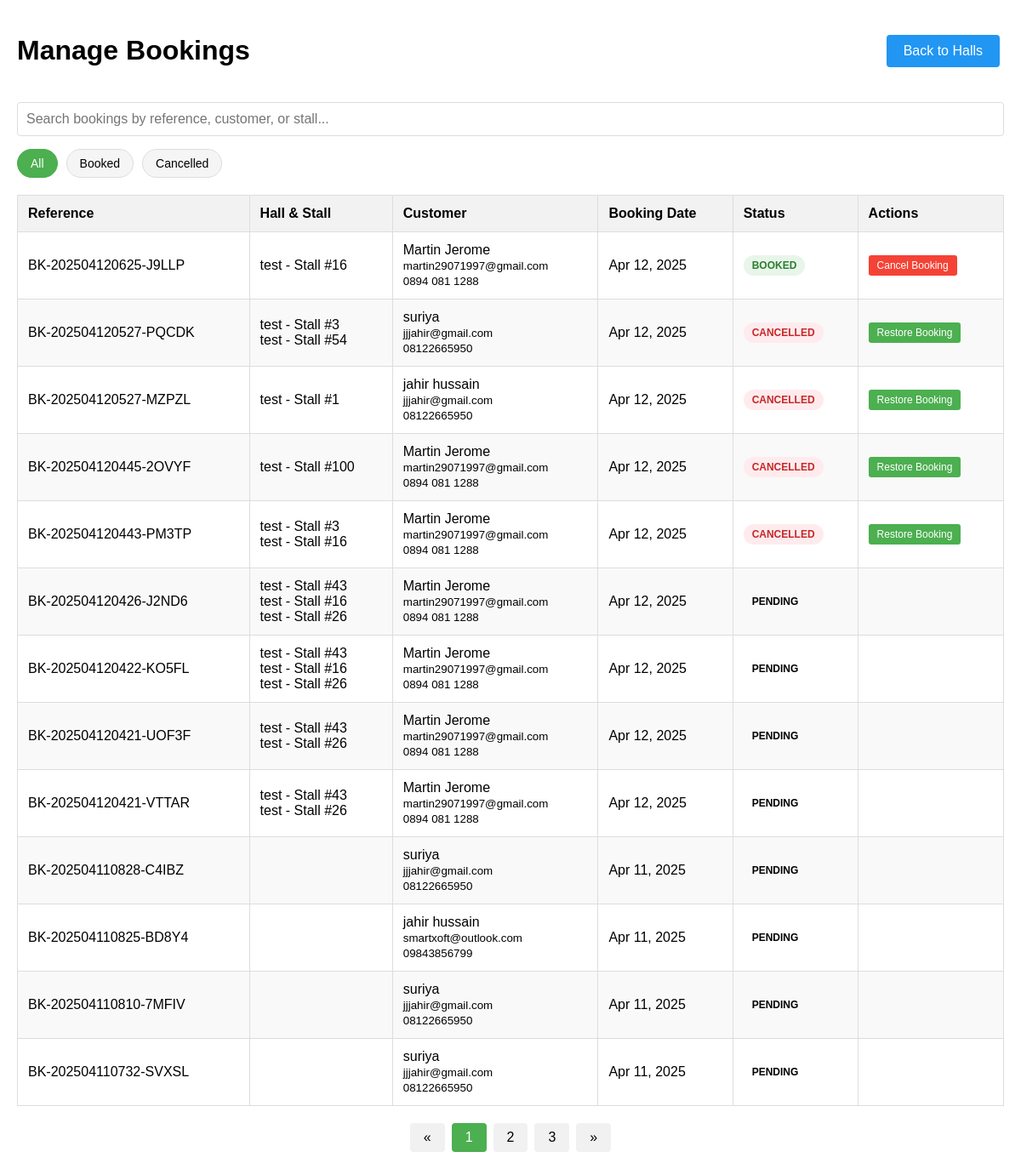
The page /bookings/ on the database its author committed.
### halls/models.py (models this page shows, shortened)
class Booking(models.Model):
    STATUS_CHOICES = [
        ('booked', 'Booked'),
        ('cancelled', 'Cancelled'),
    ]
    stalls = models.ManyToManyField(Stall, related_name='bookings')
    customer_name = models.CharField(max_length=100)
    customer_email = models.EmailField()
    customer_phone = models.CharField(max_length=20)
    company_name = models.CharField(max_length=100, blank=True, null=True)
    booking_date = models.DateTimeField(default=timezone.now)
    status = models.CharField(max_length=20, choices=STATUS_CHOICES, default='booked')
    notes = models.TextField(blank=True, null=True)
    payment_status = models.BooleanField(default=False)
    booking_reference = models.CharField(max_length=20, unique=True)

class Stall(models.Model):
    STATUS_CHOICES = [
        ('available', 'Available'),
        ('booked', 'Booked'),
    ]
    hall = models.ForeignKey(Hall, on_delete=models.CASCADE, related_name='stalls')
    stall_number = models.CharField(max_length=20)
    x_start = models.IntegerField()
    y_start = models.IntegerField()
    width = models.IntegerField()
    height = models.IntegerField()
    selected_boxes = models.JSONField(default=list)
    status = models.CharField(max_length=20, choices=STATUS_CHOICES, default='available')
    price = models.DecimalField(max_digits=10, decimal_places=2, default=10.00)

class Hall(models.Model):
    name = models.CharField(max_length=100)
    length = models.IntegerField(help_text="Length in meters")
    breadth = models.IntegerField(help_text="Breadth in meters")

### halls/views.py (the view)
# urls.py: path('bookings/', views.manage_bookings, name='manage_bookings'),
def manage_bookings(request):
    bookings = Booking.objects.all().order_by('-booking_date')
    return render(request, 'halls/manage_bookings.html', {'bookings': bookings})

### templates/halls/manage_bookings.html (shortened to what this page needs)
<!DOCTYPE html>
<html lang="en">
<head>
</head>
<body>
    <div class="container">
        <div class="header">
            <h1>Manage Bookings</h1>
            <div>
                <a href="{% url 'index' %}" class="btn btn-primary">Back to Halls</a>
            </div>
        </div>
        <div class="filters">
            <div class="search-container">
                <input type="text" id="bookingSearchInput" placeholder="Search bookings by reference, customer, or stall..." class="search-input">
            </div>
            <div class="status-filter">
                <button class="filter-btn active" data-status="all">All</button>
                <button class="filter-btn" data-status="booked">Booked</button>
                <button class="filter-btn" data-status="cancelled">Cancelled</button>
            </div>
        </div>
        {% if bookings %}
        <table class="booking-table" id="bookingTable">
            <thead>
                <tr>
                    <th>Reference</th>
                    <th>Hall & Stall</th>
                    <th>Customer</th>
                    <th>Booking Date</th>
                    <th>Status</th>
                    <th>Actions</th>
                </tr>
            </thead>
            <tbody>
                {% for booking in bookings %}
                <tr data-status="{{ booking.status }}">
                    <td>{{ booking.booking_reference }}</td>
                    <td>
                        {% for stall in booking.stalls.all %}
                            {{ stall.hall.name }} - Stall #{{ stall.stall_number }}<br>
                        {% endfor %}
                    </td>
                    <td>
                        {{ booking.customer_name }}<br>
                        <small>{{ booking.customer_email }}</small><br>
                        <small>{{ booking.customer_phone }}</small>
                    </td>
                    <td>{{ booking.booking_date|date:"M d, Y" }}</td>
                    <td>
                        <span class="status-badge status-{{ booking.status }}">
                            {{ booking.get_status_display }}
                        </span>
                    </td>
                    <td>
                        <form method="post" action="{% url 'update_booking_status' booking.id %}" class="status-form" style="display: inline;">
                            {% if booking.status == 'booked' %}
                            <button type="submit" class="action-btn cancel">Cancel Booking</button>
                            {% elif booking.status == 'cancelled' %}
                            <button type="submit" class="action-btn restore">Restore Booking</button>
                            {% endif %}
                        </form>
                    </td>
                </tr>
                {% endfor %}
            </tbody>
        </table>
        <div class="pagination">
            <a href="#">&laquo;</a>
            <a href="#" class="active">1</a>
            <a href="#">2</a>
            <a href="#">3</a>
            <a href="#">&raquo;</a>
        </div>
        {% else %}
        <div style="text-align: center; padding: 50px;">
            <h3>No bookings found</h3>
            <p>No stall bookings have been made yet.</p>
        </div>
        {% endif %}
    </div>
</body>
</html>

### templates/halls/manage_bookings.html (style rules this page uses)
body { font-family: Arial, sans-serif; margin: 0; padding: 20px; }
.container { max-width: 1200px; margin: 0 auto; }
.header { display: flex; justify-content: space-between; align-items: center; margin-bottom: 20px; }
.btn { background-color: #4CAF50; border: none; color: white; padding: 10px 20px; text-align: center; text-decoration: none; display: inline-block; font-size: 16px; cursor: pointer; border-radius: 4px; margin-right: 5px; }
.btn-primary { background-color: #2196F3; }
.search-container { margin-bottom: 15px; position: relative; }
.search-input { width: 100%; padding: 10px; font-size: 16px; border: 1px solid #ddd; border-radius: 4px; box-sizing: border-box; }
.status-filter { display: flex; gap: 10px; margin-bottom: 20px; }
.filter-btn { padding: 8px 15px; border-radius: 20px; border: 1px solid #ddd; background-color: #f5f5f5; cursor: pointer; font-size: 14px; }
.filter-btn.active { background-color: #4CAF50; color: white; border-color: #4CAF50; }
.booking-table { width: 100%; border-collapse: collapse; margin-top: 20px; }
.booking-table th, .booking-table td { border: 1px solid #ddd; padding: 12px; text-align: left; }
.booking-table th { background-color: #f2f2f2; font-weight: bold; }
.booking-table tr:nth-child(even) { background-color: #f9f9f9; }
.action-btn { padding: 5px 10px; margin-right: 5px; border-radius: 3px; font-size: 12px; cursor: pointer; border: none; color: white; }
.action-btn.restore { background-color: #4CAF50; }
.action-btn.cancel { background-color: #f44336; }
.status-badge { display: inline-block; padding: 5px 10px; border-radius: 20px; font-size: 12px; text-transform: uppercase; font-weight: bold; }
.status-booked { background-color: #e8f5e9; color: #2E7D32; }
.status-cancelled { background-color: #ffebee; color: #c62828; }
.pagination { display: flex; justify-content: center; margin-top: 20px; }
.pagination a { padding: 8px 16px; text-decoration: none; color: black; background-color: #f1f1f1; margin: 0 4px; border-radius: 4px; }
.pagination a.active { background-color: #4CAF50; color: white; }

### rows shown on the page
Booking: booking_reference "BK-202504120625-J9LLP", customer_name "Martin Jerome", customer_email "martin29071997@gmail.com", customer_phone "0894 081 1288", booking_date "Apr 12, 2025", status "BOOKED", shows "Cancel Booking"
Stall: hall.name "test", stall_number "16"
Booking: booking_reference "BK-202504120527-PQCDK", customer_name "suriya", customer_email "jjjahir@gmail.com", customer_phone "08122665950", booking_date "Apr 12, 2025", status "CANCELLED", shows "Restore Booking"
Stall: hall.name "test", stall_number "3"
Stall: hall.name "test", stall_number "54"
Booking: booking_reference "BK-202504120527-MZPZL", customer_name "jahir hussain", customer_email "jjjahir@gmail.com", customer_phone "08122665950", booking_date "Apr 12, 2025", status "CANCELLED", shows "Restore Booking"
Stall: hall.name "test", stall_number "1"
Booking: booking_reference "BK-202504120445-2OVYF", customer_name "Martin Jerome", customer_email "martin29071997@gmail.com", customer_phone "0894 081 1288", booking_date "Apr 12, 2025", status "CANCELLED", shows "Restore Booking"
Stall: hall.name "test", stall_number "100"
Booking: booking_reference "BK-202504120443-PM3TP", customer_name "Martin Jerome", customer_email "martin29071997@gmail.com", customer_phone "0894 081 1288", booking_date "Apr 12, 2025", status "CANCELLED", shows "Restore Booking"
Booking: booking_reference "BK-202504120426-J2ND6", customer_name "Martin Jerome", customer_email "martin29071997@gmail.com", customer_phone "0894 081 1288", booking_date "Apr 12, 2025", status "PENDING"
Stall: hall.name "test", stall_number "43"
Stall: hall.name "test", stall_number "26"
Booking: booking_reference "BK-202504120422-KO5FL", customer_name "Martin Jerome", customer_email "martin29071997@gmail.com", customer_phone "0894 081 1288", booking_date "Apr 12, 2025", status "PENDING"
Booking: booking_reference "BK-202504120421-UOF3F", customer_name "Martin Jerome", customer_email "martin29071997@gmail.com", customer_phone "0894 081 1288", booking_date "Apr 12, 2025", status "PENDING"
Booking: booking_reference "BK-202504120421-VTTAR", customer_name "Martin Jerome", customer_email "martin29071997@gmail.com", customer_phone "0894 081 1288", booking_date "Apr 12, 2025", status "PENDING"
Booking: booking_reference "BK-202504110828-C4IBZ", customer_name "suriya", customer_email "jjjahir@gmail.com", customer_phone "08122665950", booking_date "Apr 11, 2025", status "PENDING"
Booking: booking_reference "BK-202504110825-BD8Y4", customer_name "jahir hussain", customer_email "smartxoft@outlook.com", customer_phone "09843856799", booking_date "Apr 11, 2025", status "PENDING"
Booking: booking_reference "BK-202504110810-7MFIV", customer_name "suriya", customer_email "jjjahir@gmail.com", customer_phone "08122665950", booking_date "Apr 11, 2025", status "PENDING"
Booking: booking_reference "BK-202504110732-SVXSL", customer_name "suriya", customer_email "jjjahir@gmail.com", customer_phone "08122665950", booking_date "Apr 11, 2025", status "PENDING"
